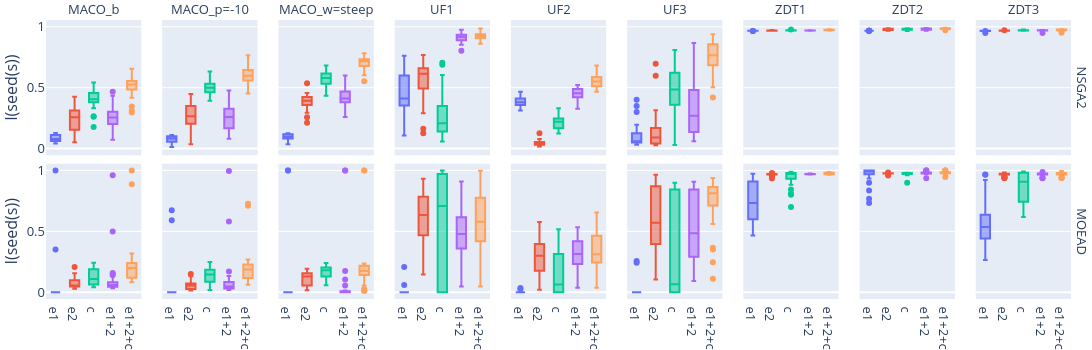
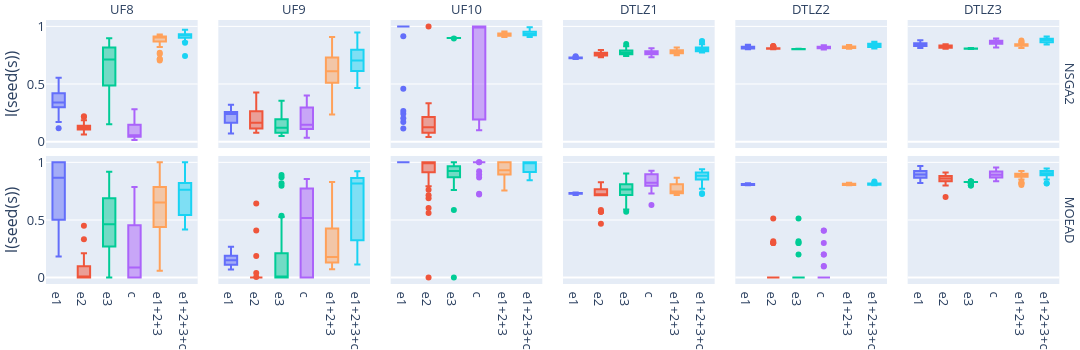

Notebook cell for these charts, in order:
### Code cell
import plotly.express as px

def plot_CI_data(filtered_df, problem_name, n_obj):
    print(filtered_df)
    filtered_df = filtered_df.replace(to_replace="e1+e2",value="e1+2") #rename the seed types for better readability
    filtered_df = filtered_df.replace(to_replace="e1+e2+e3",value="e1+2+3")
    filtered_df = filtered_df.replace(to_replace="e1+e2+c",value="e1+2+c")
    filtered_df = filtered_df.replace(to_replace="e1+e2+e3+c",value="e1+2+3+c")
    fig = px.box(
        filtered_df[filtered_df.seed_type != "r"].loc[( filtered_df.problem_name.str.contains(problem_name) )],
        y="seed",
        x="seed_type",
        color="seed_type",
        facet_col="problem_name",
        facet_row="algorithm_name",
        labels={
                "seed" : "I(seed(s))",
            },
        
        #title=problem_name+" d_o="+str(n_obj),
        facet_col_spacing=0.0,
        facet_row_spacing=0.0,
        #set font size to 12:
        
        )
    fig.update_layout(
        height=350,
        width=180*len(filtered_df.problem_name.unique()),
        margin=dict(l=0, r=0, t=20, b=0),
        font=dict(size=13),
        showlegend=False,
    )
    fig.update_xaxes(title=None)

    fig.for_each_annotation(lambda a: a.update( text=a.text.removeprefix("problem_name=") ))#remove the prefix
    fig.for_each_annotation(lambda a: a.update( text=a.text.removeprefix("algorithm_name=") ))#remove the prefix
    fig.write_image("../figures/paper/pop_impact/impact_plot_"+problem_name+"d_o="+str(n_obj)+".pdf")
    fig.write_image("../figures/presentation/impact_plot_"+problem_name+"d_o="+str(n_obj)+".svg")
    fig.show()
    
# plot_CI_data( df_2d, "ZDT", 2 )
# plot_CI_data( df_2d, "MACO", 2 )
# plot_CI_data( df_2d, "UF", 2 )

# plot_CI_data( df_3d, "UF", 3 )
# plot_CI_data( df_3d, "DTLZ", 3 )

d2_data = df_2d[ (df_2d.problem_name != "ZDT4") & (df_2d.problem_name != "ZDT6") & (df_2d.problem_name != "MACO_w=shallow") ]
plot_CI_data( d2_data, "", 2 )
plot_CI_data( df_3d, "", 3 )
